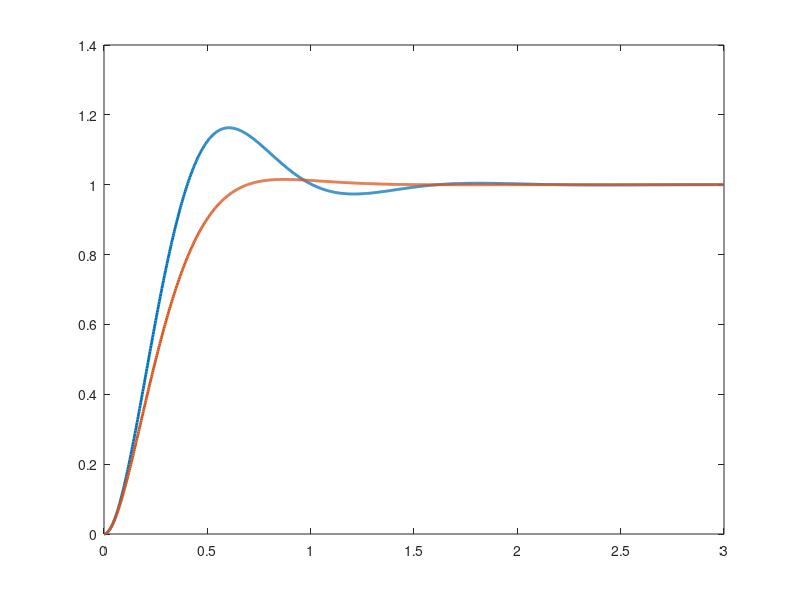

The MATLAB source for this figure: (Note: this script raises an error after producing the figure.)
% MECH321 — Dynamics of Engineering Systems | TYUT 2026
% Paired with the corresponding Python L04 file. Control System Toolbox is required.
% Each script writes its lecture figure to Code/Figures/MATLAB.
clear; close all; clc;
fig = figure('Color','w','Position',[100 100 900 440]);
t=linspace(0,3,1200); for zeta=[0.5 0.8], G=tf(36,[1 12*zeta 36]); y=step(G,t); plot(t,y,'LineWidth',2); hold on; end; yline(1,':'); legend('zeta = 0.5','zeta = 0.8'); xlabel('Time (s)'); ylabel('Unit-step output'); title('Damping comparison');
grid on;
out = fullfile(fileparts(fileparts(mfilename('fullpath'))),'Figures','MATLAB');
if ~exist(out,'dir'), mkdir(out); end
exportgraphics(fig,fullfile(out,'L04.png'),'Resolution',200);
disp('L04 complete');
